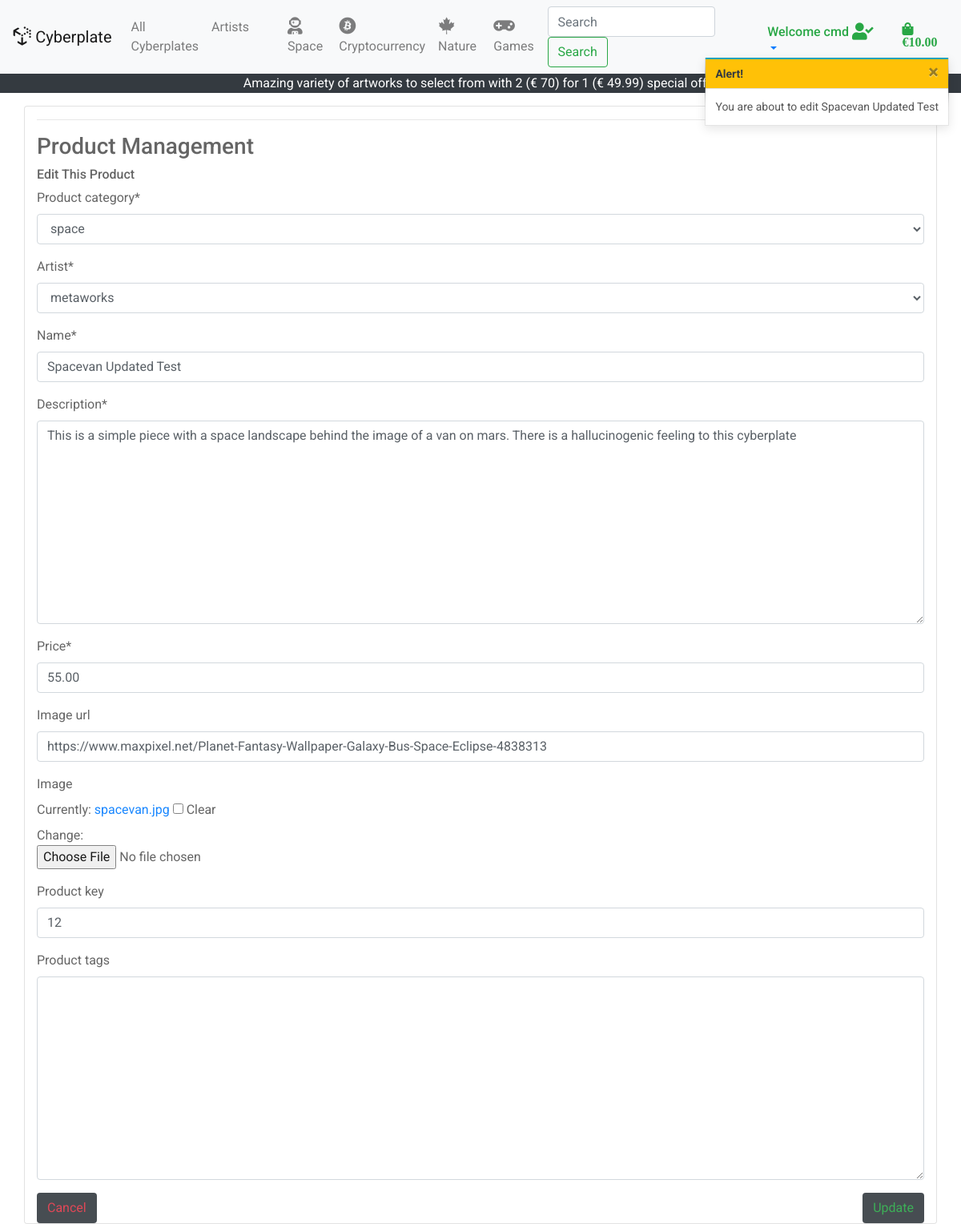
Page /products/edit/1/ (signed in) on the committed database.
### products/models.py (models this page shows, shortened)
class Product(models.Model):
    product_category = models.ForeignKey('Product_Category',
                                         null=True, on_delete=models.SET_NULL)
    artist = models.ForeignKey('Artist', null=True, on_delete=models.SET_NULL)
    name = models.CharField(max_length=30)
    description = models.TextField()
    price = models.DecimalField(max_digits=4, decimal_places=2)
    image_url = models.URLField(null=True, blank=True, max_length=1000)
    image = models.ImageField(null=True, blank=True)
    product_key = models.IntegerField(null=True, blank=True)
    product_tags = models.TextField(max_length=300,
                                    null=True, blank=True)

### products/views.py (the view)
# urls.py: path('edit/<int:product_id>/', views.edit_product, name='edit_product'),
@login_required
@user_passes_test(lambda u: u.is_superuser)
def edit_product(request, product_id):
    product = get_object_or_404(Product, pk=product_id)
    if request.method == 'POST':
        form = ProductForm(request.POST, request.FILES, instance=product)
        if form.is_valid():
            form.save()
            messages.success(request,
                             'This product has been updated on your site!')
            return redirect(reverse('edit_product', args=[product.id]))
        else:
            messages.error(request, 'Failed to update this on your site!')
    else:
        form = ProductForm(instance=product)
        messages.info(request, f'You are about to edit {product.name}')
    template = 'products/edit_product.html'
    context = {
        'form': form,
        'product': product,
    }
    return render(request, template, context)

### products/forms.py
class ProductForm(forms.ModelForm):
    class Meta:
        model = Product
        fields = '__all__'
    def __init__(self, *args, **kwargs):
        super().__init__(*args, **kwargs)
        super().__init__(*args, **kwargs)
        placeholders = {
            'product_category': 'product_category',
            'artist': 'artist',
            'name': 'name',
            'description': 'description',
            'price': 'price',
            'image_url': 'image_url',
            'image': 'image',
            'product_key': 'product_key',
            'product_tags': 'product_tags'
            }

### products/models.py (called while the page is built)
    def __str__(self):
        return self.display_name

    def __str__(self):
        return self.display_name

### shopping_bag/context.py (called while the page is built, shortened)
def bag_contents(request):
    bag_items = []
    total = 0
    product_count = 0
    bag = request.session.get('bag', {})
    if total < settings.FREE_DELIVERY_THRESHOLD:
        delivery = 10
        free_delivery_delta = settings.FREE_DELIVERY_THRESHOLD - total
    else:
        delivery = 0
        free_delivery_delta = 0
    grand_total = delivery + total
    context = {
        'bag_items': bag_items,
        'total': total,
        'product_count': product_count,
        'delivery': delivery,
        'free_delivery_delta': free_delivery_delta,
        'free_delivery_threshold': settings.FREE_DELIVERY_THRESHOLD,
        'grand_total': grand_total,
    }
    return context

### products/templates/products/edit_product.html (shortened to what this page needs)
{% extends "base.html" %}
{% load static %}
{% block content %}
<div class="container h-100">
    <div class="row h-100">
        <div class="col card">
            <hr>
            <h3 class="logo-font">Product Management </h3>
            <div class="row">
                <div class="col-12">
                    <h6 class="logo-font">Edit This Product</h6>
                    <form action="{% url 'edit_product' product.id %}" method="POST" enctype="multipart/form-data">
                        {{ form | crispy }}
                        <a class="btn bg-dark rounded text-danger" href="{% url 'products' %}">Cancel</a>
                        <button class="btn bg-dark rounded text-success float-right" type="submit">Update</button>
                    </form>
                </div>
            </div>
        </div>
    </div>
</div>
{% endblock %}

### templates/base.html (shortened to what this page needs)
<!DOCTYPE html>
{% load static %}
<html lang="en">
<head>
  {% block corecss %}
  <link rel="stylesheet" href="https://stackpath.bootstrapcdn.com/bootstrap/4.4.1/css/bootstrap.min.css"
>
  <link rel="stylesheet" href="https://use.fontawesome.com/releases/v5.15.4/css/all.css"
>
  <link rel="stylesheet" href="{% static 'css/base.css' %}">
  {% endblock %}
</head>
<body>
  <nav class="navbar navbar-expand-lg navbar-light bg-light">
    <a class="navbar-brand" href="/">
      <i class="fab fa-uncharted fa-lg"></i> Cyberplate
    </a>
    <div class="collapse navbar-collapse" id="navbarSupportedContent">
      <ul class="navbar-nav mr-auto">
        <li class="nav-item">
          <a class="nav-link" href="/products/">All Cyberplates</a>
        </li>
        <li class="nav-item mr-3">
          <a class="nav-link" href="/products/artists/">Artists</a>
        </li>
        <li class="nav-item ml-3 d-flex justify-content-center">
          <a class="nav nav-link" href="/products/?category_selected=1"><i class="fas fa-user-astronaut fa-lg "></i>
            Space</a>
        </li>
        <li class="nav-item d-flex justify-content-center">
          <a class="nav nav-link" href="/products/?category_selected=2"><i class="fab fa-bitcoin fa-lg"></i>
            Cryptocurrency</a>
        </li>
        <li class="nav-item d-flex justify-content-center">
          <a class="nav nav-link" href="/products/?category_selected=3"><i class="fab fa-canadian-maple-leaf fa-lg"></i>
            Nature</a>
        </li>
        <li class="nav-item d-flex justify-content-center">
          <a class="nav nav-link" href="/products/?category_selected=4"><i class="fas fa-gamepad fa-lg"></i> Games</a>
        </li>
      </ul>
      <form class="form-inline my-2 my-lg-0 ml-auto" method="GET" action="/products/">
        <input class="form-control mr-sm-2" type="search" NAME="search" placeholder="Search" aria-label="Search">
        <button class="btn btn-outline-success my-2 my-sm-0" type="submit">Search</button>
      </form>
      <div class="nav-item nav nav-link dropdown">
        <a class="nav-link nav dropdown-toggle d-flex" href="#" id="navbarDropdown" role="button" data-toggle="dropdown"
          aria-haspopup="true" aria-expanded="false">{% if request.user.is_authenticated %} <h6 class="text-success">
            Welcome {{ request.user }} <i class="fas fa-user-check fa-lg text-success"></i></h6>{% else %} User <i
            class=" ml-1 fas fa-user fa-lg"></i>{% endif %}
        </a>
      </div>
      <a href="/shopping_bag/shopping_bag">
        <p class="my-1 ml-1 mr-2">
          {% if grand_total %}
          <i class="fas fa-shopping-bag text-success"> €{{ grand_total|floatformat:2 }}</i>
          {% else %}
          €10.00
          {% endif %}
        </p>
      </a>
    </div>
  </nav>
  <div class="text-center">
    <p class="navbar-light bg-dark text-white mx-auto">
      Amazing variety of artworks to select from with 2 (€ {{ free_delivery_threshold }}) for 1 (€ 49.99) special offer
    </p>
  </div>
  {% if messages %}
  <div class="messages-container">
    {% for message in messages %}
    {% with message.level as level %}
    {% if level == 40 %}
    {% include 'includes/toasts/toast_error.html' %}
    {% elif level == 25 %}
    {% include 'includes/toasts/toast_success.html' %}
    {% else %}
    {% include 'includes/toasts/toast_info.html' %}
    {% endif %}
    {% endwith %}
    {% endfor %}
  </div>
  {% endif %}
  {% block content %}
  {% endblock %}
</body>
</html>

### static/css/base.css (style rules this page uses)
html { height: 100%; font-family: 'Roboto', sans-serif; }
body { background: url('../../media/ms4background.jpg') no-repeat center center fixed; background-size: cover; height: calc(100vh - 164px); color: #555; font-family: 'Roboto', sans-serif; }
.card { opacity: 0.9 }
.messages-container { top: 72px; left: 15px; margin: auto; }

### rows in the picture
Product: product_category "space", artist "metaworks", name "Spacevan Updated Test", description "This is a simple piece with a space landscape behind the image of a van on mars. There is a hallucinogenic feeling to this cyberplate", price "55.00", image_url "https://www.maxpixel.net/Planet-Fantasy-Wallpaper-Galaxy-Bus-Space-Eclipse-4838313", product_key "12"

### other values in the picture
{{ request.user }} "cmd"
{{ grand_total|floatformat:2 }} "10.00"
{{ free_delivery_threshold }} "70"
{{ message }} "You are about to edit Spacevan Updated Test"
